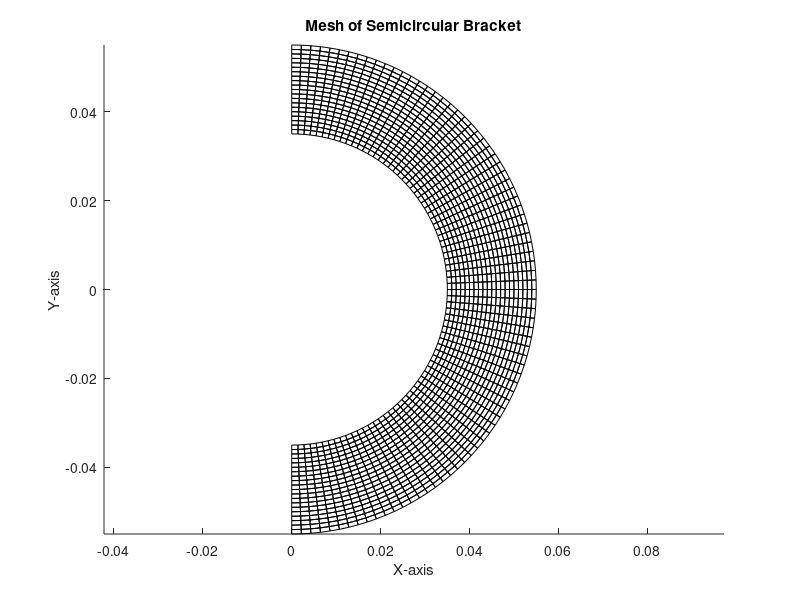

Here is the MATLAB script that generated this plot:
% -------------------------------------------------------------------------

% Matlab code for Project 2 - Meshing

% -------------------------------------------------------------------------

% Parameter of the given Semi-Circular Bracket.

radius_inner = 35E-3; 
radius_outer = 55E-3; 
beam_width = 20E-3; 
thickness = 2E-3; 
n_theta = 80;                    % Circumferential Number of Elements
n_radial = 20;                   % Radial Number of Elements

% Material Properties of the bracket.

E = 200e9; 
nu = 0.3; 

% Applied load

applied_load = 4e3; % in Newtons

% Generate coordinates for nodes

theta = linspace(-pi/2, pi/2, n_theta + 1);                 % Angle range from -pi/2 to pi/2
r = linspace(radius_inner, radius_outer, n_radial + 1);     % Radial values from inner to outer radius

% Create nodes 

nodes = zeros((n_theta + 1) * (n_radial + 1), 2);
n = 1;
for i = 1:(n_radial + 1)
    for j = 1:(n_theta + 1)
        nodes(n, 1) = r(i) * cos(theta(j));        % Convert polar to cartesian co-ordinates
        nodes(n, 2) = r(i) * sin(theta(j));
        n = n + 1;
        
    end
end

% The position of each node in the mesh to draw isoparametric elements

elements = zeros(n_theta * n_radial, 5);
element_index = 1;
for i = 1:n_radial
    for j = 1:n_theta
        node1 = (i - 1) * (n_theta+1) + j;      %When dividing by 10 radial elements, 11 will happen which is why we add by 1      
        node2 = node1 + 1;
        node3 = node1 + n_theta + 2;
        node4 = node1 + n_theta + 1;
        elements(element_index, :) = [node1, node2, node3, node4, node1];       % Store contour numbers element by element column wise.
        element_index = element_index + 1;
    end
end

% Plotting the mesh
figure;
hold on;
for i = 1:size(elements, 1)
    n = elements(i, :);
    x = nodes(n, 1);
    y = nodes(n, 2);
    plot(x, y, 'k'); % Plotting edges of each element
end
xlabel('X-axis');
ylabel('Y-axis');
title('Mesh of Semicircular Bracket');
axis equal;
hold off;